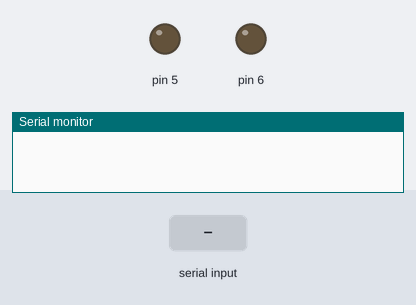
Simulated run of this sketch. Board: Arduino Uno, built with avr-gcc and run on an emulated ATmega328P. Parts: output pins drawn as LEDs (lit = HIGH), the last lines printed to the serial monitor. Inputs (shaded band) come from the test bench.

Above: at 1.2 s.
1.3 s: "90,45\n" received over Serial
At 2.1 s:
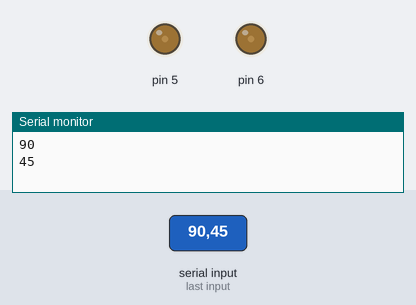
3.8 s: "30,150\n" received over Serial
At 4.6 s:
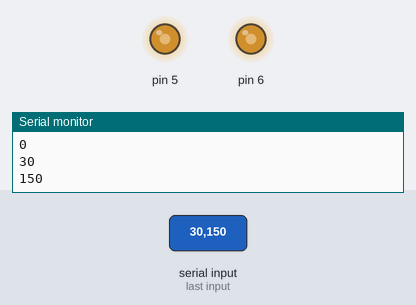
6.3 s: "200\n" received over Serial
At 7.1 s:
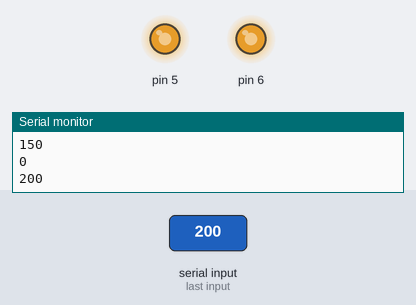
Timing chart, 0 to 9.3 s (numbered marks = the images above; inputs shaded):
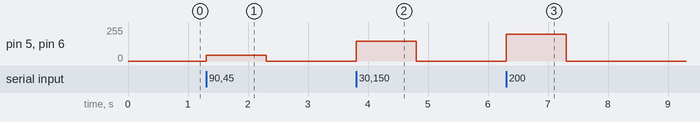

Measured:
- after the input at 1.3 s, pin 5, pin 6: 0/255 → 45/255 at once, → 0/255 1.0 s later
- after the input at 3.8 s, pin 5, pin 6: 0/255 → 150/255 at once, → 0/255 1.0 s later
- after the input at 6.3 s, pin 5, pin 6: 0/255 → 200/255 at once, → 0/255 1.0 s later

The sketch:

motor_control.ino
```cpp
void setup() {
  pinMode(5, OUTPUT);
  pinMode(6, OUTPUT);
  Serial.begin(9600);
}

void loop() {
  if (Serial.available()) {
    int s = Serial.parseInt();
    analogWrite(5, s);
    analogWrite(6, s);
    Serial.println(s);
  }
}
```
